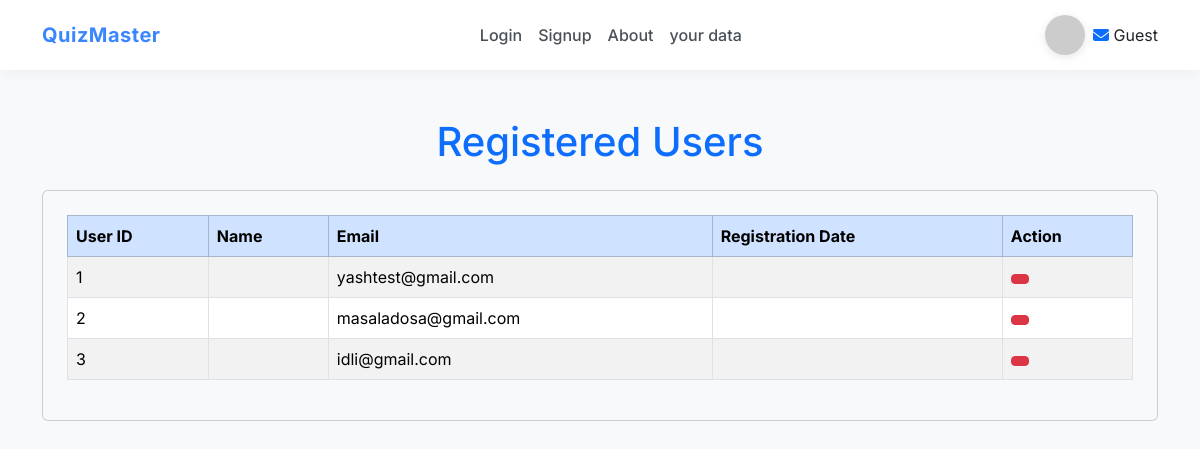
The page /database on the database its author committed.
### app/models.py (models this page shows, shortened)
class User(db.Model):
    id = db.Column(db.Integer, primary_key=True)
    username = db.Column(db.String(80), nullable=False)
    email = db.Column(db.String(80), unique=True, nullable=False)
    qualification = db.Column(db.String(80), nullable=False)
    dob = db.Column(db.Date, nullable=False)
    password = db.Column(db.String(30), nullable=False)
    date_registered = db.Column(db.Date, nullable=False, default=datetime.utcnow().date)
    time_registered = db.Column(db.Time, nullable=False, default=datetime.utcnow().time)

### app/routes/database.py (the view)
@database_bp.route('/database', methods=['GET'])
def user_database():
    users = User.query.all()
    return render_template('database.html', users=users)

### app/templates/database.html (shortened to what this page needs)
{% extends "head.html" %}
{% block content %}
<div class="container mt-5">
    <h1 class="text-primary text-center">Registered Users</h1>
    <div class="card p-4 mt-4 bg-light">
        <table class="table table-bordered table-striped">
            <thead class="table-primary">
                <tr>
                    <th>User ID</th>
                    <th>Name</th>
                    <th>Email</th>
                    <th>Registration Date</th>
                    <th>Action</th>
                </tr>
            </thead>
            <tbody>
                {% for user in users %}
                <tr>
                    <td>{{ user.id }}</td>
                    <td>{{ user.name }}</td>
                    <td>{{ user.email }}</td>
                    <td>{{ user.registration_date }}</td>
                    <td>
                        <form action="{{ url_for('database.delete_user') }}" method="POST" style="display:inline;">
                            <button type="submit" class="btn btn-danger btn-sm">
                            </button>
                        </form>
                    </td>
                </tr>
                {% endfor %}
            </tbody>
        </table>
    </div>
</div>
{% endblock %}

### app/templates/head.html (style rules this page uses)
:root { --primary-color: #3a86ff; --secondary-color: #8338ec; --dark-bg: #212529; --light-bg: #f8f9fa; --card-shadow: 0 4px 20px rgba(0, 0, 0, 0.1); }
body { font-family: 'Inter', sans-serif; background-color: var(--light-bg); }

### rows shown on the page
User: id "1", email "yashtest@gmail.com"
User: id "2", email "masaladosa@gmail.com"
User: id "3", email "idli@gmail.com"

### other values the page prints
{{ session.get('email', 'Guest') }} "Guest"
